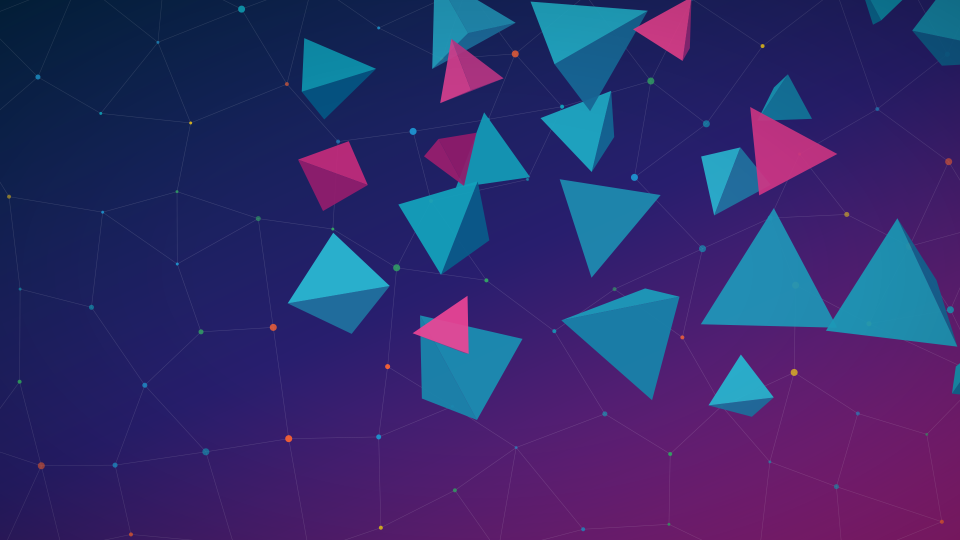
#> input picture assets/wallpapers/_base-oscuro-limpio.png, 1920 x 1080 px (shown at 1/2 size)
$ python gen-grub-theme.py
#> lines starting #> are read from the running program, lines starting #| are printed output that depends on the picture
#!/usr/bin/env python3
"""Genera el tema gráfico de GRUB de Ombú (fondo, selección redondeada y tipografía Encode Sans).

Uso:  python3 tools/gen-grub-theme.py
Salida:
  config/includes.chroot/boot/grub/themes/ombu/     menú del sistema instalado
  bootloader-overrides/grub-pc/live-theme/          menú de la ISO (UEFI)
Requiere: Pillow, python3-fonttools y grub-mkfont (grub-common).
"""
import os, shutil, subprocess, sys, tempfile
from PIL import Image, ImageDraw

ROOT = os.path.dirname(os.path.dirname(os.path.abspath(__file__)))
BASE = os.path.join(ROOT, "assets", "wallpapers", "ombu-poliedros-oscuro.png")      # fondo de escritorio (con logos)
FONT = os.path.join(ROOT, "assets", "fonts", "EncodeSans[wdth,wght].ttf")
LOGO_DTE = os.path.join(ROOT, "assets", "brand", "logo-dte-2026-v2-blanco.svg")
LOGO_OMBU = os.path.join(ROOT, "assets", "generated", "ombu-logo-white.png")
DESTINOS = [
    (os.path.join(ROOT, "config", "includes.chroot", "boot", "grub", "themes", "ombu"), "instalado"),   # 1 o 2 entradas
    (os.path.join(ROOT, "bootloader-overrides", "grub-pc", "live-theme"), "vivo"),                      # hasta 5 entradas
]
# Todo el contenido (título, entradas, cuenta regresiva y ayuda) va DENTRO del velo oscuro, con margen parejo. Valores en % de la pantalla.
#   velo = (x0, y0, x1, y1)   título   menú: (arriba, alto)   cuenta regresiva   ayuda
PERFILES = {
    "instalado": dict(velo=(20, 32, 80, 62), titulo=34, menu=(41, 10), cuenta=52, ayuda=56),
    "vivo":      dict(velo=(20, 26, 80, 80), titulo=28, menu=(33, 38), cuenta=72, ayuda=75),
}
W, H = 1366, 768
TURQUESA = (16, 168, 192, 255)


def fondo(perfil):
    """Fondo 1366x768: poliedros del escritorio sin sus logos, más el logo de Ombú arriba y el de la DTE abajo, grandes."""
#> called with perfil = 'instalado'
    fino = os.path.join(ROOT, "assets", "wallpapers", "_base-oscuro-limpio.png")
    if os.path.exists(fino):
        base = Image.open(fino).convert("RGB").resize((W, H), Image.LANCZOS)
    else:
        base = Image.open(BASE).convert("RGB").resize((W, H), Image.LANCZOS)
    img = base.convert("RGBA")
    # velo oscuro suave en el centro para que se lea el menú
    velo = Image.new("RGBA", (W, H), (0, 0, 0, 0))
#> velo: PIL image 1366x768 RGBA; every value is 0
    x0, y0, x1, y1 = PERFILES[perfil]["velo"]
    ImageDraw.Draw(velo).rounded_rectangle((W * x0 / 100, H * y0 / 100, W * x1 / 100, H * y1 / 100), radius=24, fill=(6, 8, 24, 140))
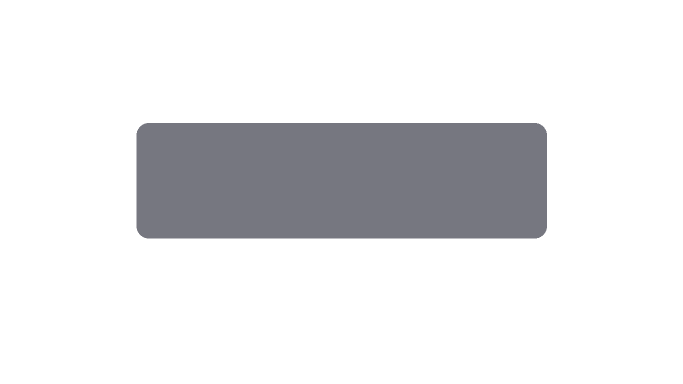
#> velo: PIL image 1366x768 RGBA (shown at 1/2 size); mean R, G, B, A 1.1, 1.4, 4.3, 25.2; transparent parts drawn white
    img.alpha_composite(velo)
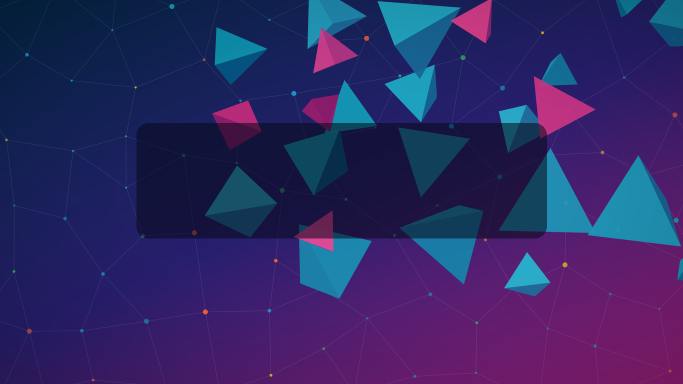
#> img: PIL image 1366x768 RGBA (shown at 1/2 size); mean R, G, B, A 46.8, 39.8, 99.8, 255
    # logo de Ombú (arriba, centrado)
#> (the run stopped early here; a loop or call above may not have finished)
